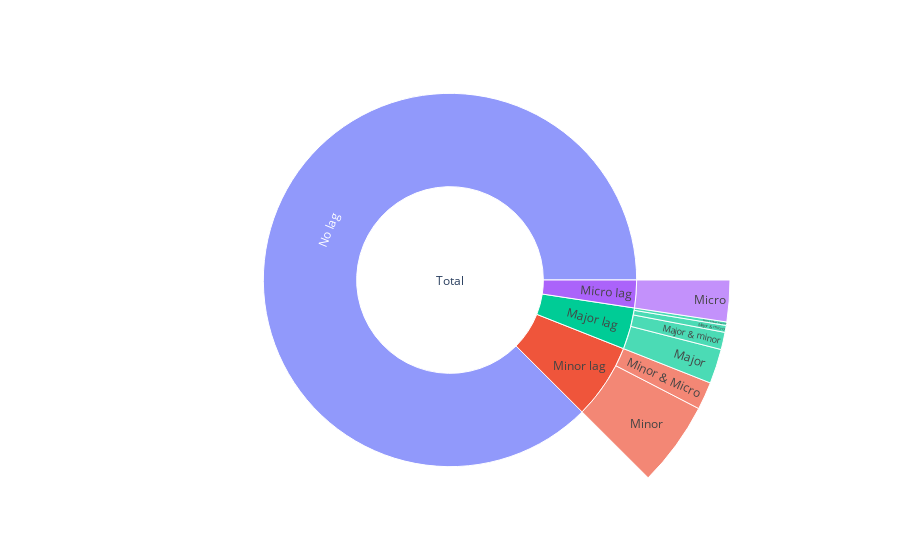

The cell this chart's notebook holds for it:
### Markdown cell above
# Proportion of type lag

### Code cell
lagtype = dependencies_df.lagtype.value_counts(normalize = True).mul(100).round(1)

fig =go.Figure(go.Sunburst(
    labels=['Total', 'No lag', 'Major lag', 'Major', 'Major & minor', 'Major & micro', 'Major & Minor & Micro', 'Minor lag', 'Minor',
           'Minor & Micro', 'Micro lag', 'Micro'],
    parents=['', 'Total', 'Total', 'Major lag', 'Major lag', 'Major lag', 'Major lag', 'Total', 'Minor lag', 'Minor lag', 'Total', 'Micro lag'],
    values=[ lagtype.sum(), lagtype['NOLAG'], lagtype[['MAJOR', 'MAJORMINOR', 'MAJORMICRO', 'MAJORMINORMICRO']].sum(),
            lagtype['MAJOR'], lagtype['MAJORMINOR'], lagtype['MAJORMICRO'], lagtype['MAJORMINORMICRO'],
            lagtype[['MINOR','MINORMICRO']].sum(), lagtype['MINOR'], lagtype['MINORMICRO'],
            lagtype['MICRO'], lagtype['MICRO']
           ],
    branchvalues="total",
))
fig.update_layout(margin = dict(t=0, l=0, r=0, b=0))

fig.show()

### Figure 1 — Plotly figure (JSON) as saved in the notebook; plotly's stock layout.template omitted (floating-point values rounded to 4 significant figures)
{"data": [{"branchvalues": "total", "labels": ["Total", "No lag", "Major lag", "Major", "Major & minor", "Major & micro", "Major & Minor & Micro", "Minor lag", "Minor", "Minor & Micro", "Micro lag", "Micro"], "parents": ["", "Total", "Total", "Major lag", "Major lag", "Major lag", "Major lag", "Total", "Minor lag", "Minor lag", "Total", "Micro lag"], "type": "sunburst", "values": [100.1, 87.6, 3.6, 2, 1, 0.4, 0.2, 6.5, 4.9, 1.6, 2.4, 2.4]}], "layout": {"margin": {"b": 0, "l": 0, "r": 0, "t": 0}}}
